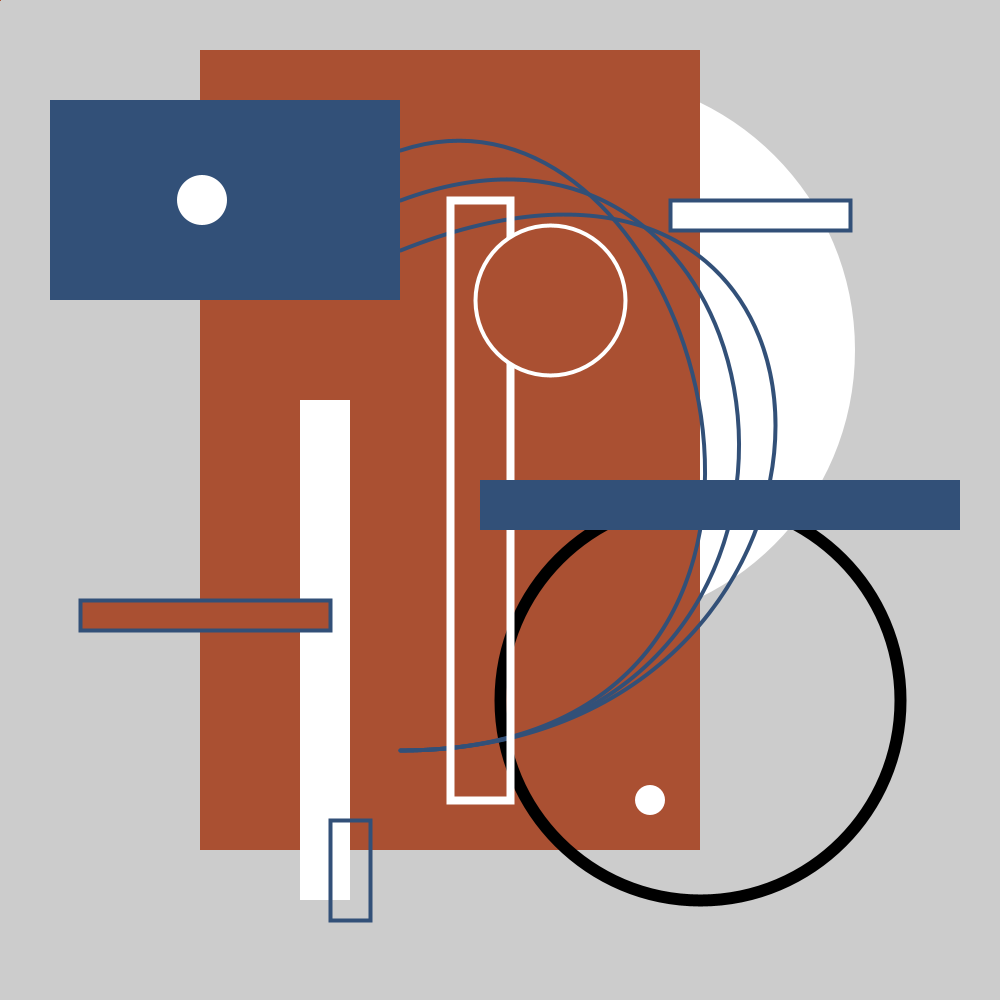
Frame 1 (no input)
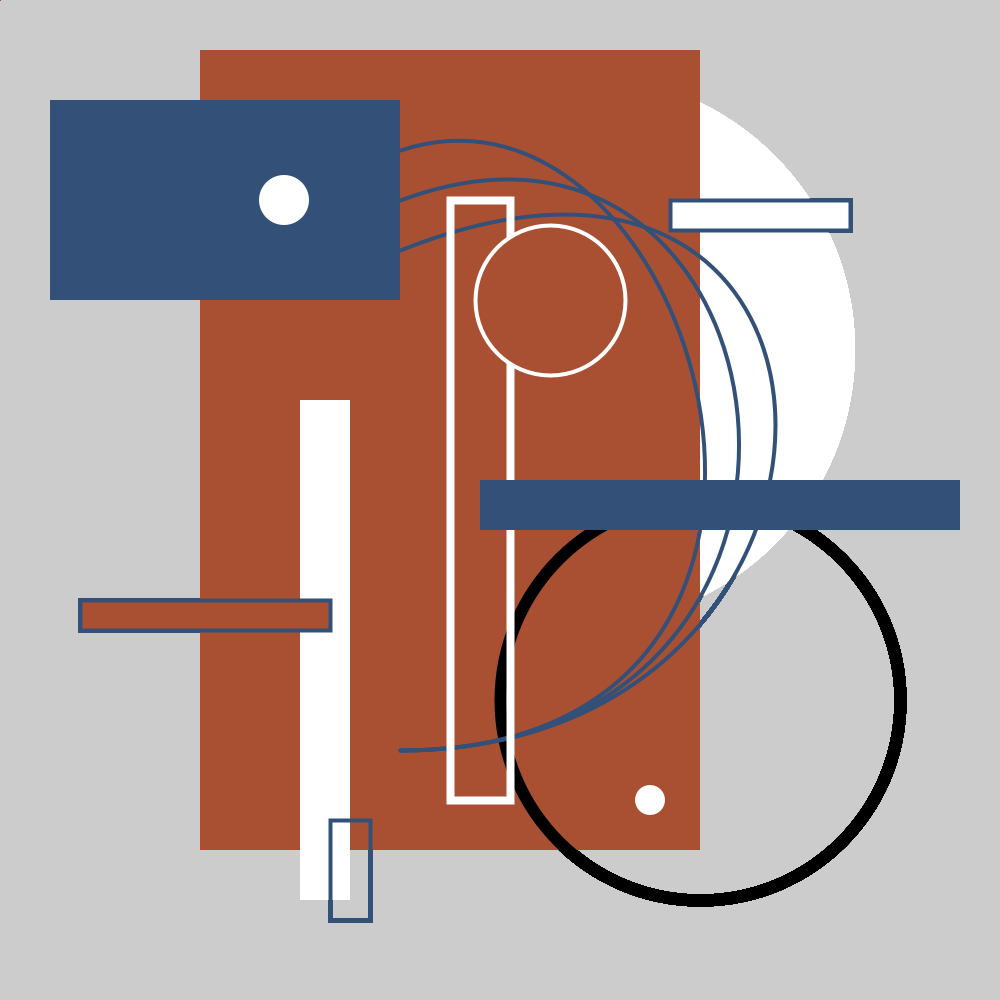
Frame 60 (the mouse pressed at the canvas centre just before this capture)
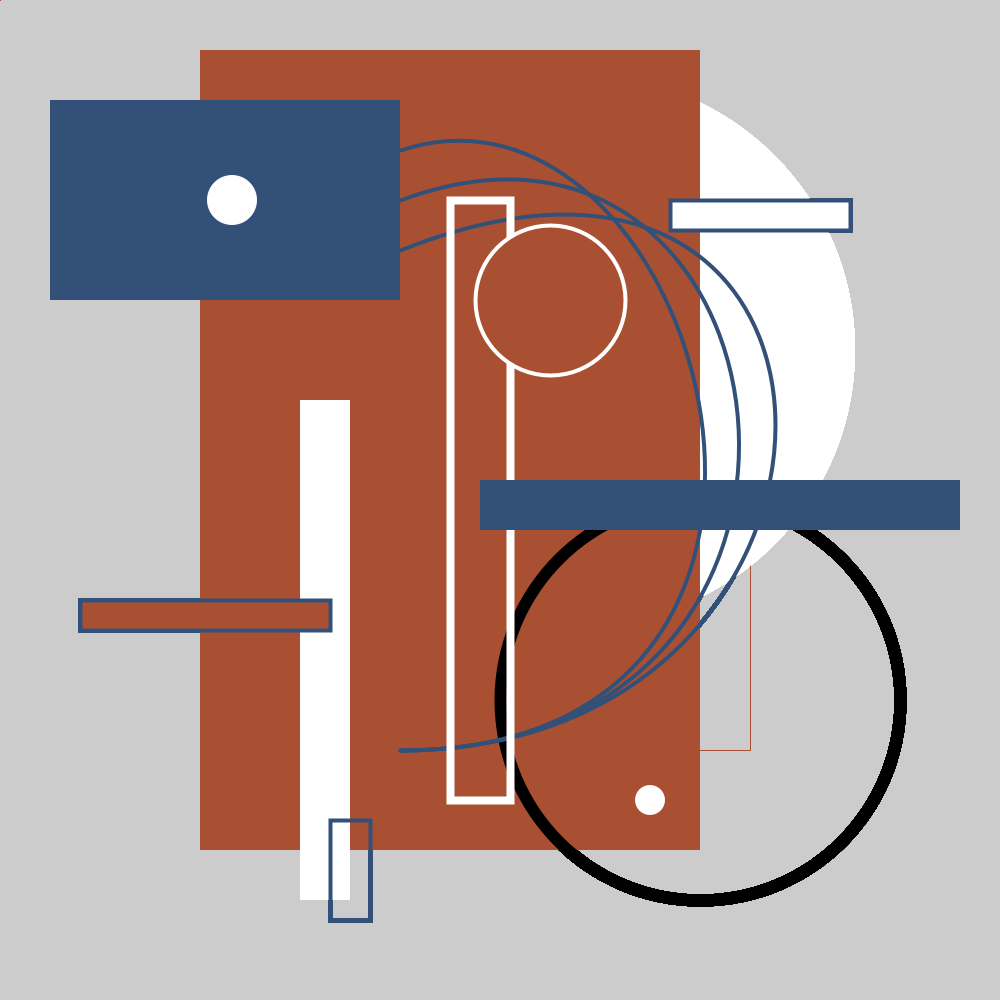
Frame 120 (the mouse held since frame 60 and released just before this capture)

The Processing sketch that drew these frames (run headless with seeded random() and noise(); from frame 60 on, the mouse is pressed at the canvas centre):

// Processing sketch: example_02
// ── example_02.pde
// Junyi Zhu - week two homework

int speed = 2;
int b = 200;
int direction = speed;

void setup() {
size(1000,1000);
}

void draw() {
stroke(170,80,50);
strokeWeight(1);
noFill();
rect(mouseX,mouseY,mouseX/2,mouseX/2);

 if (keyPressed) {
    stroke(50,80,120);
   rect(mouseX,mouseY,mouseY/2,mouseY/2);
    }

noStroke();
fill(255);
circle(580,350,550);

fill(170,80,50);
rect(200,50,500,800);

fill(50,80,120);
rect(50,100,350,200);

strokeWeight(12);
stroke(0);
noFill();
circle(700,700,400);

strokeWeight(4);
stroke(50,80,120);
bezier(400,250,900,50,900,750,400,750);

bezier(400,200,800,50,900,750,400,750);

bezier(400,150,700,50,900,750,400,750);

strokeWeight(8);
stroke(255,255,255);
rect(450,200,60,600);

strokeWeight(4);
fill(170,80,50);
circle(550,300,150);

noStroke();
fill(50,80,120);
rect(480,480,480,50);

fill(255);
rect(300,400,50,500);

stroke(50,80,120);
rect(670,200,180,30);

fill(170,80,50);
rect(80,600,250,30);

noFill();
rect(330,820,40,100);

fill(255);
//circle(300,200,50);

noStroke();
circle(650,800,30);

  b = (b + direction);
  if (b > 300 || b < 200) {
    direction = -direction;
  }

  circle(b, 200, 50);





 //circle(mouseX,mouseY,mouseX/2);

 }
